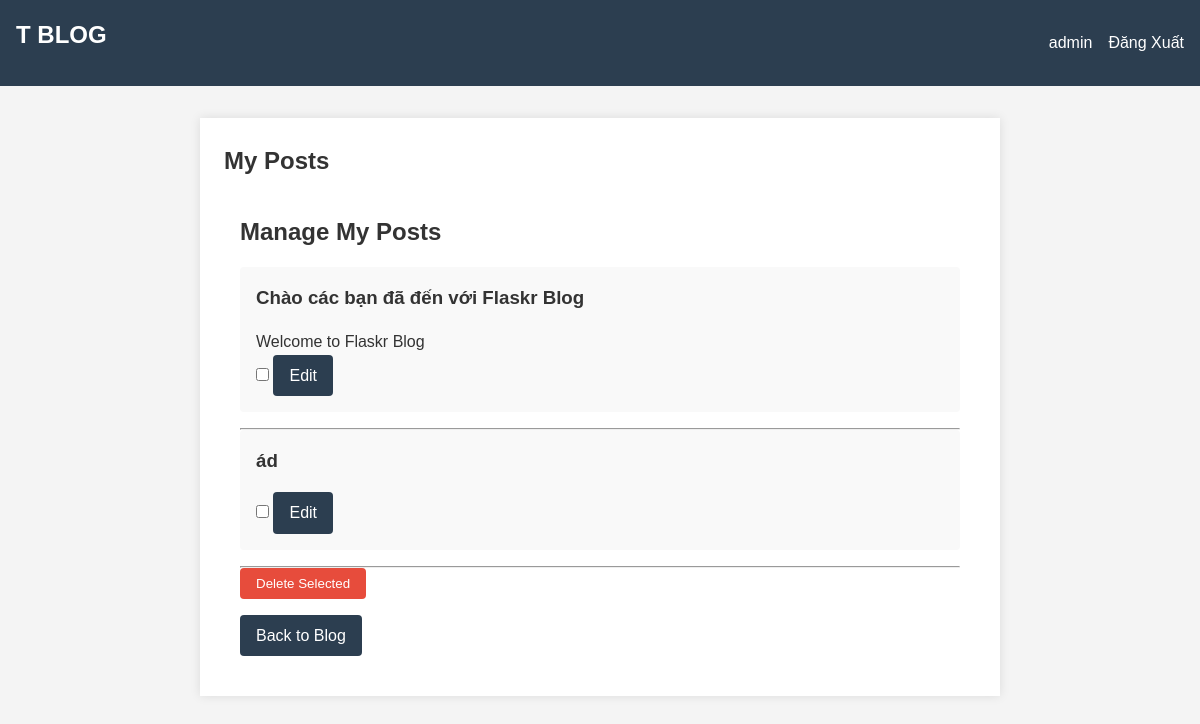
Page /my_posts (signed in) on the earlier database version.
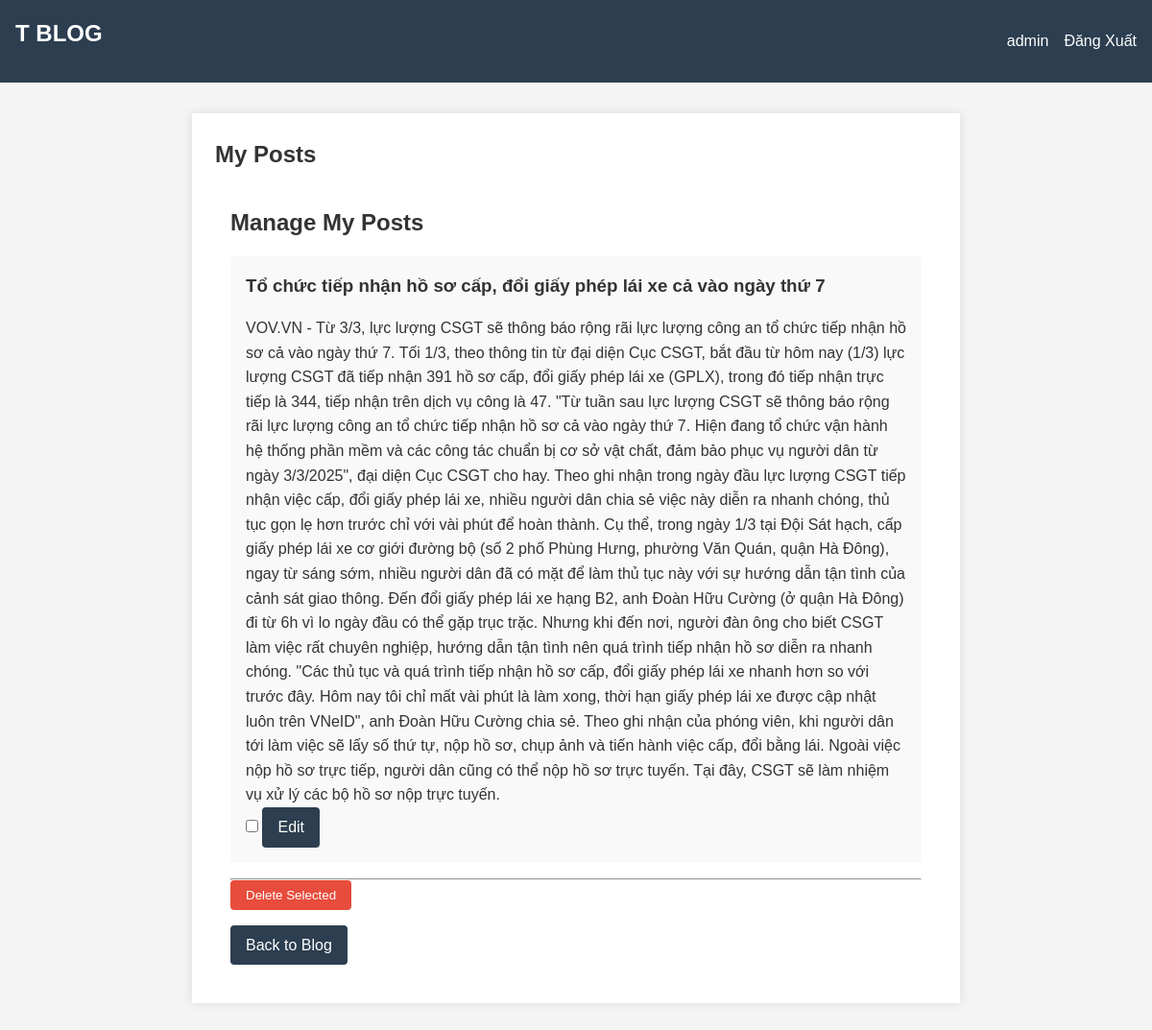
Same page on the later database version.
### tables this page shows
CREATE TABLE post (
  id INTEGER PRIMARY KEY AUTOINCREMENT,
  author_id INTEGER NOT NULL,
  created TIMESTAMP NOT NULL DEFAULT CURRENT_TIMESTAMP,
  title TEXT NOT NULL,
  body TEXT NOT NULL,
  FOREIGN KEY (author_id) REFERENCES user (id)
);

### flaskr/blog.py (the view)
@bp.route('/my_posts')
@login_required
def my_posts():
    db = get_db()
    posts = db.execute(
        'SELECT p.id, title, body, created, author_id, username'
        ' FROM post p JOIN user u ON p.author_id = u.id'
        ' WHERE p.author_id = ?'
        ' ORDER BY created DESC',
        (g.user['id'],)
    ).fetchall()
    return render_template('blog/my_posts.html', posts=posts)

### flaskr/auth.py (called while the page is built)
@bp.before_app_request
def load_logged_in_user():
    user_id = session.get('user_id')
    if user_id is None:
        g.user = None
    else:
        g.user = get_db().execute(
            'SELECT * FROM user WHERE id = ?', (user_id,)
        ).fetchone()  # fetchone() trả về một sqlite3.Row

def login_required(view):
    @functools.wraps(view)
    def wrapped_view(**kwargs):
        if g.user is None:
            return redirect(url_for('auth.login'))
        return view(**kwargs)
    return wrapped_view

### flaskr/db.py (called while the page is built)
def get_db():
    if 'db' not in g:
        g.db = sqlite3.connect(
            current_app.config['DATABASE'],
            detect_types=sqlite3.PARSE_DECLTYPES
        )
        g.db.row_factory = sqlite3.Row
    return g.db

### flaskr/templates/blog/my_posts.html (shortened to what this page needs)
{% extends 'base.html' %}
{% block header %}
    <h1>My Posts</h1>
{% endblock %}
{% block content %}
<section class="user-posts">
    <h2>Manage My Posts</h2>
    <form action="{{ url_for('blog.delete_multiple_posts') }}" method="post" class="form-list">
        {% for post in posts %}
        <div class="post-item">
            <h3>{{ post.title }}</h3>
            <p>{{ post.body }}</p>
            <input type="checkbox" name="post_ids" value="{{ post.id }}">
            <a class="btn" href="{{ url_for('blog.update', id=post.id) }}">Edit</a>
        </div>
        <hr>
        {% endfor %}
        <input class="btn danger" type="submit" value="Delete Selected" onclick="return confirm('Are you sure you want to delete the selected posts?');">
    </form>
    <div class="navigation-links">
        <a class="btn" href="{{ url_for('blog.index') }}">Back to Blog</a>
    </div>
</section>
{% endblock %}

Differences in the rows shown:
removed post: title "Chào các bạn đã đến với Flaskr Blog", body "Welcome to Flaskr Blog"
removed post: title "ád"
added post: title "Tổ chức tiếp nhận hồ sơ cấp, đổi giấy phép lái xe cả vào ngày thứ 7", body "VOV.VN - Từ 3/3, lực lượng CSGT sẽ thông báo rộng rãi lực lượng công an tổ chức tiếp nhận hồ sơ cả vào ngày thứ 7. Tối 1/3, theo thông tin từ đại diện Cục CSGT, bắt đầu từ hôm nay (1/3) lực lượng CSGT đã tiếp nhận 391 hồ sơ cấp, đổi giấy phép lái xe (GPLX), trong đó tiếp nhận trực tiếp là 344, tiếp nhận trên dịch vụ công là 47. \"Từ tuần sau lực lượng CSGT sẽ thông báo rộng rãi lực lượng công an tổ chức tiếp nhận hồ sơ cả vào ngày thứ 7. Hiện đang tổ chức vận hành hệ thống phần mềm và các công tác chuẩn bị cơ sở vật chất, đảm bảo phục vụ người dân từ ngày 3/3/2025\", đại diện Cục CSGT cho hay. Theo ghi nhận trong ngày đầu lực lượng CSGT tiếp nhận việc cấp, đổi giấy phép lái xe, nhiều người…"
